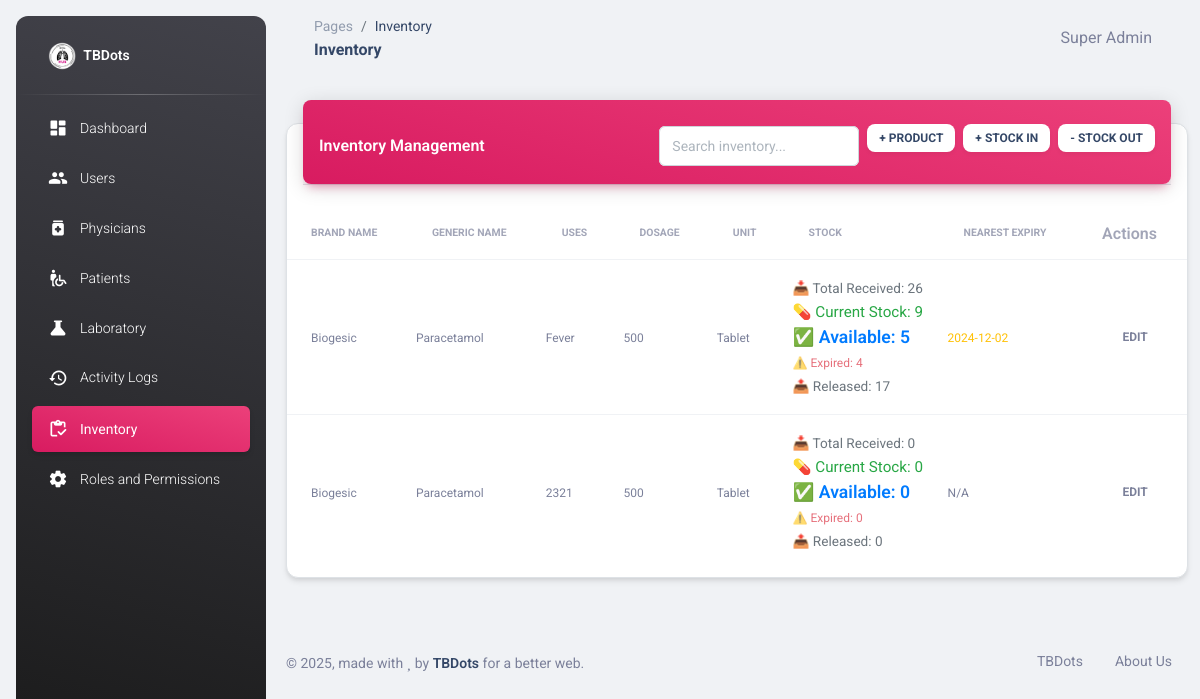
Page /inventory.php (signed in) on the earlier database version.
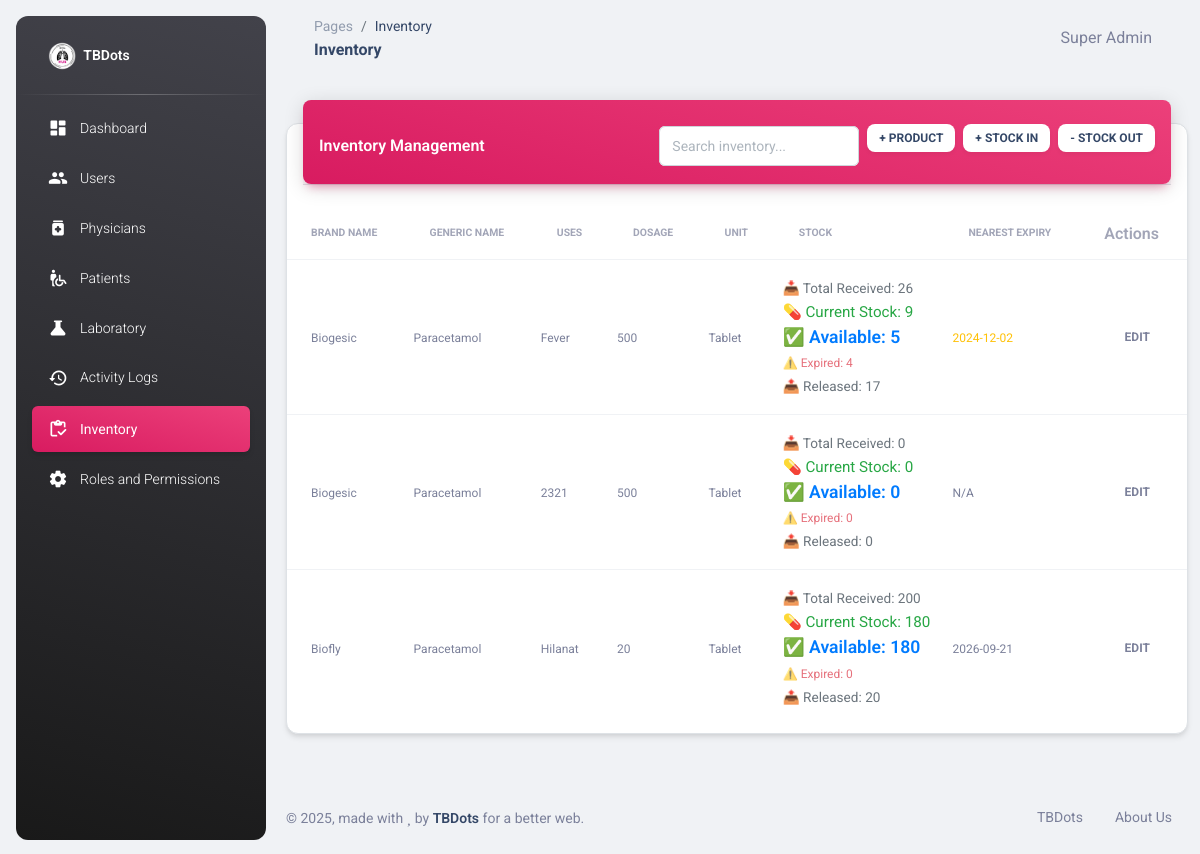
Same page on the later database version.
### tables this page shows
CREATE TABLE IF NOT EXISTS `products` (
  `id` int NOT NULL AUTO_INCREMENT,
  `brand_name` varchar(255) NOT NULL,
  `generic_name` varchar(255) NOT NULL,
  `uses` text,
  `dosage` varchar(255) DEFAULT NULL,
  `unit_of_measure` varchar(50) NOT NULL,
  `created_at` timestamp NULL DEFAULT CURRENT_TIMESTAMP,
  PRIMARY KEY (`id`)
);

### inventory.php (the view, shortened to what the rows shown need)
<?php
require_once "connection/db.php";
include_once('head.php');
$sql = "SELECT p.*,
        COALESCE(SUM(i.quantity), 0) as total_stock,
        MIN(i.expiration_date) as nearest_expiry,
        GROUP_CONCAT(
            CONCAT(i.batch_number, ':', i.quantity, ':', i.expiration_date)
            ORDER BY i.expiration_date ASC
            SEPARATOR '|'
        ) as batch_details,
        GROUP_CONCAT(DISTINCT
            CONCAT(it.batch_number, ':', it.quantity, ':', inv.expiration_date)
            ORDER BY it.transaction_date ASC
            SEPARATOR '|'
        ) as transaction_details,
        (
            SELECT COALESCE(SUM(CASE WHEN type = 'IN' THEN quantity ELSE -quantity END), 0)
            FROM inventory_transactions
            WHERE product_id = p.id
        ) as net_stock,
        (
            SELECT COALESCE(SUM(quantity), 0)
            FROM inventory_transactions
            WHERE product_id = p.id AND type = 'OUT'
        ) as total_out,
        (
            SELECT COALESCE(SUM(quantity), 0)
            FROM inventory_transactions
            WHERE product_id = p.id AND type = 'IN'
        ) as total_in
        FROM products p
        LEFT JOIN inventory i ON p.id = i.product_id
        LEFT JOIN inventory_transactions it ON p.id = it.product_id AND it.type = 'IN'
        LEFT JOIN inventory inv ON it.batch_number = inv.batch_number
        GROUP BY p.id";
$products = $conn->query($sql);
?>
<body class="g-sidenav-show bg-gray-200">
    <main class="main-content position-relative max-height-vh-100 h-100 border-radius-lg">
        <div class="container-fluid py-4">
            <div class="row">
                <div class="col-12">
                    <div class="card my-4">
                        <div class="card-body px-0 pb-2">
                            <div class="table-responsive p-0">
                                <table class="table align-items-center mb-0" id="inventoryTable">
                                    <thead>
                                        <tr>
                                            <th class="text-uppercase text-secondary text-xxs font-weight-bolder opacity-7">Brand Name</th>
                                            <th class="text-uppercase text-secondary text-xxs font-weight-bolder opacity-7">Generic Name</th>
                                            <th class="text-uppercase text-secondary text-xxs font-weight-bolder opacity-7">Uses</th>
                                            <th class="text-uppercase text-secondary text-xxs font-weight-bolder opacity-7">Dosage</th>
                                            <th class="text-uppercase text-secondary text-xxs font-weight-bolder opacity-7">Unit</th>
                                            <th class="text-uppercase text-secondary text-xxs font-weight-bolder opacity-7">Stock</th>
                                            <th class="text-uppercase text-secondary text-xxs font-weight-bolder opacity-7">Nearest Expiry</th>
                                            <th class="text-secondary opacity-7">Actions</th>
                                        </tr>
                                    </thead>
                                    <tbody>
                                        <?php while($row = $products->fetch_assoc()): ?>
                                            <?php
                                            $usable_stock = 0;
                                            $expired_stock = 0;
                                            $total_out = (int)$row['total_out'];
                                            $total_in = (int)$row['total_in'];
                                            if ($row['transaction_details']) {
                                                $transactions = explode('|', $row['transaction_details']);
                                                foreach ($transactions as $transaction) {
                                                    $transactionData = explode(':', $transaction);
                                                    if (count($transactionData) >= 3) {
                                                        $quantity = (int)$transactionData[1];
                                                        $expiryDate = $transactionData[2];
                                                        if ($expiryDate && strtotime($expiryDate) > time()) {
                                                            $usable_stock += $quantity;
                                                        } else {
                                                            $expired_stock += $quantity;
                                                        }
                                                    }
                                                }
                                            }
                                            $net_stock = (int)$row['net_stock'];
                                            $total_stock = $net_stock;
                                            if ($total_stock < $expired_stock) {
                                                $expired_stock = $total_stock;
                                                $usable_stock = 0;
                                            } else {
                                                $usable_stock = $total_stock - $expired_stock;
                                            }
                                            ?>
                                            <tr onclick="showProductDetails(<?php echo htmlspecialchars(json_encode($row)); ?>)" style="cursor: pointer;">
                                                <td class="ps-4"><span class="text-secondary text-xs"><?php echo htmlspecialchars($row['brand_name']); ?></span></td>
                                                <td><span class="text-secondary text-xs"><?php echo htmlspecialchars($row['generic_name']); ?></span></td>
                                                <td><span class="text-secondary text-xs"><?php echo htmlspecialchars($row['uses']); ?></span></td>
                                                <td><span class="text-secondary text-xs"><?php echo htmlspecialchars($row['dosage']); ?></span></td>
                                                <td><span class="text-secondary text-xs"><?php echo htmlspecialchars($row['unit_of_measure']); ?></span></td>
                                                <td>
                                                    <div class="stock-info">
                                                        <span class="total-in">📥 Total Received: <?php echo $total_in; ?></span><br>
                                                        <span class="total-stock">💊 Current Stock: <?php echo $total_stock; ?></span><br>
                                                        <span class="usable-stock">✅ Available: <?php echo $usable_stock; ?></span><br>
                                                        <span class="expired-stock">⚠️ Expired: <?php echo $expired_stock; ?></span><br>
                                                        <span class="out-stock">📤 Released: <?php echo $total_out; ?></span>
                                                    </div>
                                                </td>
                                                <td>
                                                    <span class="text-xs <?php echo ($row['nearest_expiry'] && strtotime($row['nearest_expiry']) < strtotime('+30 days')) ? 'expiry-warning' : ''; ?>">
                                                        <?php echo $row['nearest_expiry'] ? date('Y-m-d', strtotime($row['nearest_expiry'])) : 'N/A'; ?>
                                                    </span>
                                                </td>
                                                <td class="align-middle">
                                                    <button onclick='editProduct(<?php echo json_encode($row); ?>)' class="btn btn-link text-secondary mb-0">
                                                        <i class="fa fa-edit text-xs"></i> Edit
                                                    </button>
                                                </td>
                                            </tr>
                                        <?php endwhile; ?>
                                    </tbody>
                                </table>
                            </div>
                        </div>
                    </div>
                </div>
            </div>
        </div>
    </main>
</body>
</html>

Differences in the rows shown:
added products: brand_name "Biofly", generic_name "Paracetamol", uses "Hilanat", dosage "20", unit_of_measure "Tablet", total_in "200", total_stock "180", usable_stock "180", expired_stock "0", total_out "20", nearest_expiry "2026-09-21"
